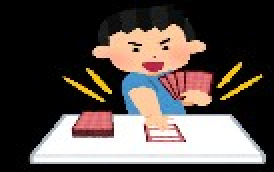
#> input picture asshukugazo.jpg, 137 x 86 px (shown 2 times larger)
$ python -i chara_change.py   (imports and definitions only)
#> lines starting #> are read from the running program, lines starting #| are printed output that depends on the picture
import os
import cv2  # opencvの読み込み
import numpy as np  # numpyの読み込み
# 定数
BLUE = 0
GREEN = 1
RED = 2
BLUE_MAGNIFICATION = 0.11
GREEN_MAGNIFIATION = 0.59
RED_MAGNIFICATION = 0.3
FILESIZE = 100
TAKASA = 172
HABA = 400
BAIRITU = 1.7
def imread(filename, flags=cv2.IMREAD_UNCHANGED, dtype=np.uint8):
#> called with filename = 'asshukugazo.jpg', flags = -1
  try:
    n = np.fromfile(filename, dtype)
    img = cv2.imdecode(n, flags)
#> img is the input picture: shape (86, 137, 3); mean B, G, R 74.1, 78.2, 87.5
    return img
  except Exception as e:
    print(e)
    return None

def imwrite(filename, img, params=None):
  try:
    ext = os.path.splitext(filename)[1]
    result, n = cv2.imencode(ext, img, params)

    if result:
      with open(filename, mode='w+b') as f:
        n.tofile(f)
      return True
    else:
      return False
  except Exception as e:
    print(e)
    return False


def compression(gazo, gazo_name):  # 画像サイズを圧縮する関数
  size = os.path.getsize(gazo_name)
  quality = 90
  name = 'kako_gazo/asshukugazo.jpg'
  while size > FILESIZE * 1000:
    imwrite(name, gazo, [int(cv2.IMWRITE_JPEG_QUALITY), quality])
    size = os.path.getsize(name)
    quality -= 1
  imwrite(name, gazo, [int(cv2.IMWRITE_JPEG_QUALITY), quality])
  return name
class img_char():
  def __init__(self, name):
    ori_img = imread(name)  # 画像の読み込み
    if ori_img.shape[2] == 4:
      # アルファチャネルを取得
      alpha_channel = ori_img[:, :, 3]
    # アルファチャンネルのマスクを作成
      alpha_mask = np.where(alpha_channel == 0)
    # 透過部分を白で塗りつぶす
      ori_img[alpha_mask] = (255, 255, 255, 255)
      # アルファチャネルを除去してBGRに変換
      img = cv2.cvtColor(ori_img, cv2.COLOR_BGRA2BGR)
    else:
      # アルファチャネルがない場合はそのまま
      img = ori_img

    h, w = img.shape[:2]  # 縮小した後の画像の縦横の大きさを受け取る
#> h = 86; w = 137
    width = round(w * (TAKASA / h) * BAIRITU)
#> width = 466
    print(width)
#| 466
    if width < HABA:
      self.result = cv2.resize(img, dsize=(width, TAKASA))
    else:
      self.result = cv2.resize(img, dsize=(HABA, TAKASA))
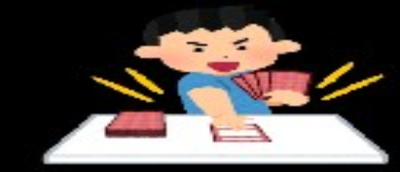
#> self.result: shape (172, 400, 3); mean B, G, R 74, 78.1, 87.5
    self.img_name = compression(self.result, name)
#> after the loop in compression, `while size > FILESIZE * 1000:`: quality = 90
#> in imwrite, `result, n = cv2.imencode(ext, img, params)`: n = 12480 values, max 255 at index 0, min 0 at index 4, mean 129.1
#> self.img_name = 'kako_gazo/asshukugazo.jpg'
    self.height, self.width = self.result.shape[:2]  # 縮小した後の画像の縦横の大きさを受け取る
#> self.height = 172; self.width = 400
    self.gray_value = np.zeros((self.height, self.width))
    self.color = np.zeros((self.height, self.width, 3))
    self.gray_char = [" ", "'", ",", "^", "-", "!", "]",
                      "=", "L", "T", "?", "M", "&", "$", "#", "@"]
    self.imgchar = ""

  def color_get(self):
    image = imread(self.img_name)
    for h in range(self.height):
      for w in range(self.width):
        self.color[h][w][BLUE] = image[h, w, BLUE]
        self.color[h][w][GREEN] = image[h, w, GREEN]
        self.color[h][w][RED] = image[h, w, RED]
        self.gray_value[h][w] = self.color[h][w][RED] * RED_MAGNIFICATION + self.color[h][w][GREEN] * \
            GREEN_MAGNIFIATION + self.color[h][w][BLUE] * BLUE_MAGNIFICATION
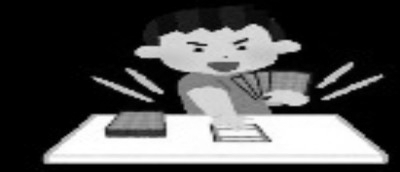
#> self.gray_value: shape (172, 400) float64; min 0, max 255, mean 80.5

  def change_gray_character(self):  # 画像を文字に置き換える関数
    self.imgchar = ""

    for h in range(self.height):
      a = 0

      self.imgchar += ".\n"
      for w in range(self.width):
        divide = 0
        while self.gray_value[h][w] + 16 * divide > 0:
          divide -= 1
        self.imgchar += self.gray_char[divide]
        a += 1

  def compression(self, gazo, gazo_name):  # 画像サイズを圧縮する関数
    size = os.path.getsize(gazo_name)
    quality = 90
    name = 'kako_gazo/asshukugazo.jpg'
    while size > FILESIZE * 1000:
      imwrite(name, gazo, [int(cv2.IMWRITE_JPEG_QUALITY), quality])
      size = os.path.getsize(name)
      quality -= 1
    imwrite(name, gazo, [int(cv2.IMWRITE_JPEG_QUALITY), quality])
    return name

>>> result = img_char('asshukugazo.jpg').color_get()
